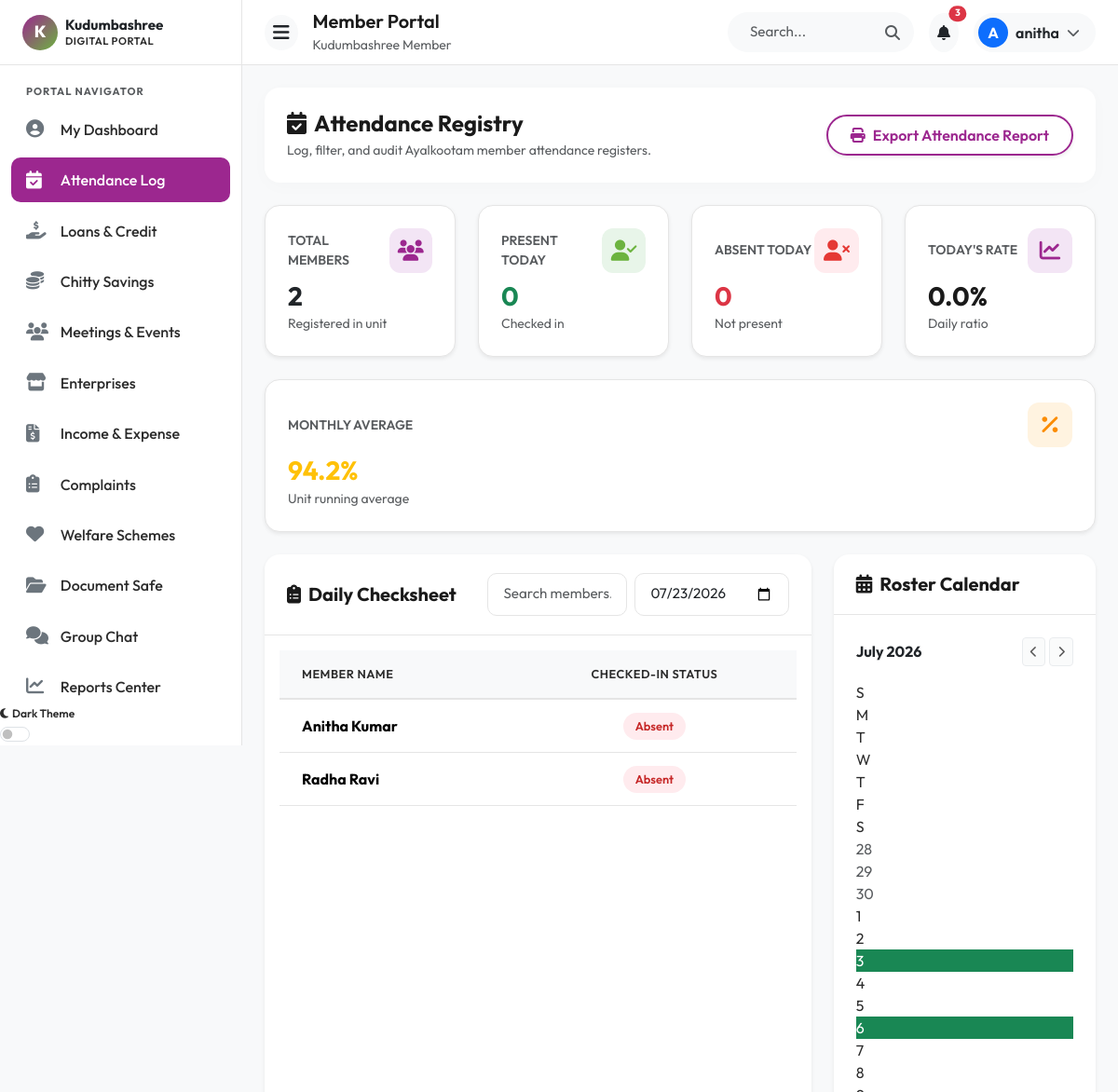
The app's page /attendance/ (signed in, upper part), older data.
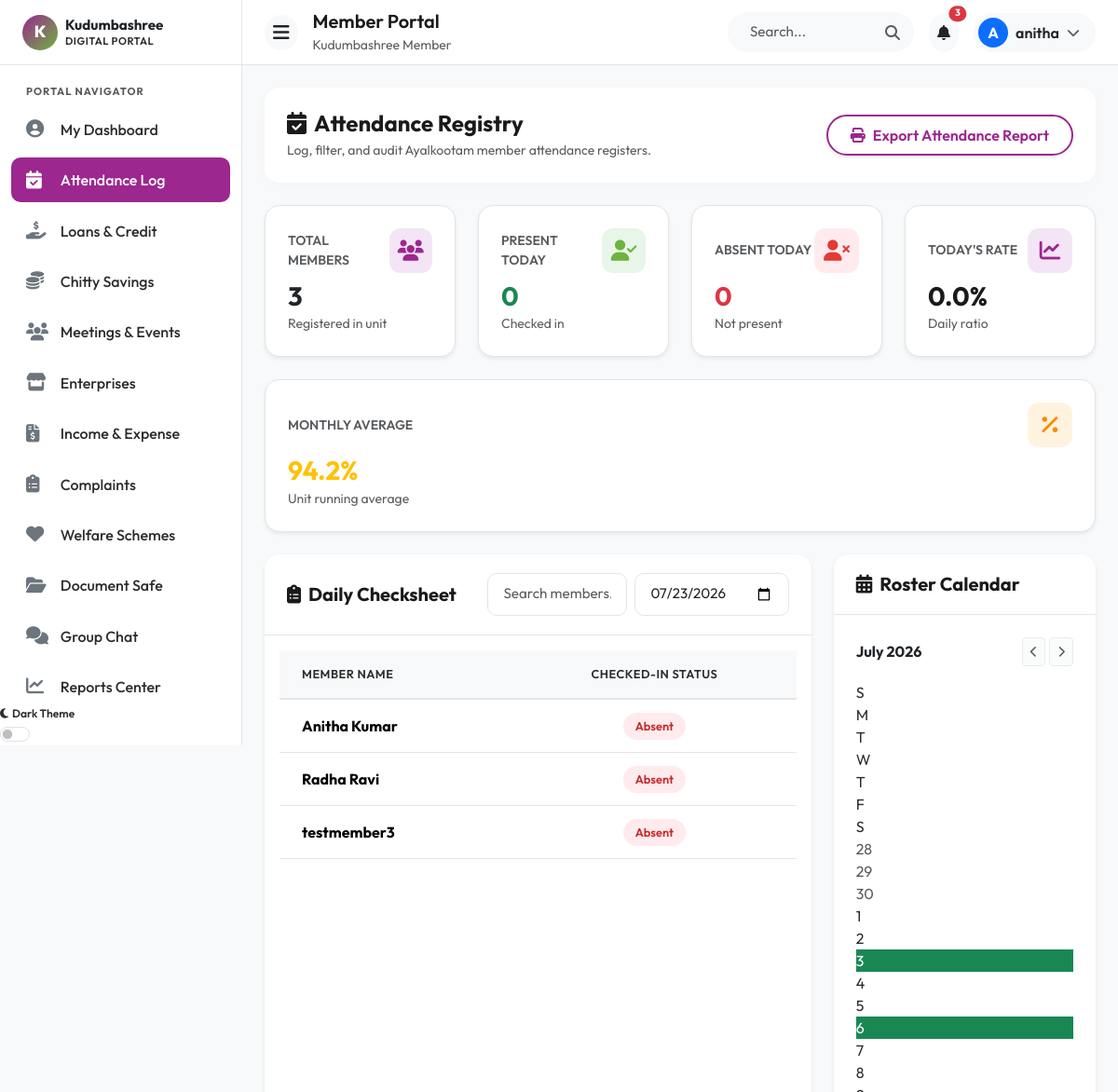
The same page, newer data.
### myapp/models.py (models this page shows, shortened)
class UserProfile(models.Model):
    ROLE_CHOICES = [
        ('admin', 'System Administrator'),
        ('president', 'President'),
        ('secretary', 'Secretary'),
        ('member', 'Kudumbashree Member'),
    ]
    STATUS_CHOICES = [
        ('pending', 'Pending Approval'),
        ('approved', 'Approved & Active'),
        ('rejected', 'Rejected'),
        ('suspended', 'Suspended'),
    ]
    user = models.OneToOneField(User, on_delete=models.CASCADE, related_name='profile')
    role = models.CharField(max_length=20, choices=ROLE_CHOICES, default='member')
    phone = models.CharField(max_length=15, blank=True, null=True)
    group = models.ForeignKey(KudumbashreeGroup, on_delete=models.SET_NULL, null=True, blank=True, related_name='members')
    status = models.CharField(max_length=20, choices=STATUS_CHOICES, default='pending')
    created_at = models.DateTimeField(auto_now_add=True)

### myapp/views.py (the view)
# urls.py: path('attendance/', views.attendance_view, name='attendance'),
@login_required
def attendance_view(request):
    profile = get_object_or_404(UserProfile, user=request.user)
    group = profile.group
    date_str = request.GET.get('date', timezone.now().date().strftime('%Y-%m-%d'))
    selected_date = datetime.datetime.strptime(date_str, '%Y-%m-%d').date()
    search_query = request.GET.get('search', '')
    group_members = UserProfile.objects.filter(group=group, role='member', status='approved').select_related('user')
    if search_query:
        group_members = group_members.filter(user__username__icontains=search_query)
    marked_records = Attendance.objects.filter(member__profile__group=group, date=selected_date)
    marked_dict = {record.member_id: record.status for record in marked_records}
    total_members = group_members.count()
    present_today = marked_records.filter(status='present').count()
    absent_today = marked_records.filter(status='absent').count()
    attendance_pct = (present_today / total_members * 100) if total_members > 0 else 100.0
    start_month = selected_date.replace(day=1)
    monthly_attendance_rate = 94.2 # Mock high-fidelity rate for the unit
    attendance_logs = Attendance.objects.filter(member__profile__group=group).order_by('-date')
    context = {
        'profile': profile,
        'selected_date': selected_date,
        'group_members': group_members,
        'marked_dict': marked_dict,
        'total_members': total_members,
        'present_today': present_today,
        'absent_today': absent_today,
        'attendance_pct': round(attendance_pct, 1),
        'monthly_attendance_rate': monthly_attendance_rate,
        'attendance_logs': attendance_logs[:15],
        'search_query': search_query
    }
    return render(request, 'modules/attendance.html', context)

### myapp/templatetags/custom_filters.py (called while the page is built)
@register.filter(name='get_item')
def get_item(dictionary, key):
    if not dictionary:
        return None
    return dictionary.get(key)

### myapp/templates/modules/attendance.html (shortened to what the changed rows need)
{% extends 'base.html' %}
{% load static %}
{% load custom_filters %}
{% block content %}
<div class="row g-4 mb-4">
    <div class="col-md-2.5 col-sm-6 col-lg">
        <div class="stat-card shadow-sm">
            <div class="d-flex align-items-center justify-content-between mb-2">
                <span class="text-muted small fw-semibold text-uppercase">Total Members</span>
                <div class="stat-icon-wrapper stat-purple"><i class="fas fa-users"></i></div>
            </div>
            <h3 class="fw-bold mb-0 text-dark">{{ total_members }}</h3>
            <small class="text-muted">Registered in unit</small>
        </div>
    </div>
</div>
<div class="row g-4 mb-4">
    <div class="col-lg-8">
        <div class="card-kudumbashree border-0 bg-white shadow-sm h-100">
            <div class="p-3">
                {% if profile.role == 'president' or profile.role == 'secretary' %}
                    <form method="POST" action="{% url 'attendance_mark_manual' %}">
                        {% csrf_token %}
                        <input type="hidden" name="date" value="{{ selected_date|date:'Y-m-d' }}">
                        <div class="table-responsive">
                            <table class="table table-custom table-hover align-middle mb-0" id="attendance-table">
                                <thead>
                                    <tr>
                                        <th class="sortable-header">Member Name</th>
                                        <th class="text-center">Status (Present / Absent)</th>
                                    </tr>
                                </thead>
                                <tbody>
                                    {% for mb in group_members %}
                                        <tr>
                                            <td>
                                                <div class="d-flex align-items-center gap-2">
                                                    <div class="rounded-circle bg-light text-primary d-flex align-items-center justify-content-center fw-bold" style="width: 32px; height: 32px;">
                                                        {{ mb.user.username|slice:":1"|upper }}
                                                    </div>
                                                    <strong>{{ mb.user.get_full_name|default:mb.user.username }}</strong>
                                                </div>
                                            </td>
                                            <td>
                                                <div class="attendance-toggle">
                                                    <span class="text-danger small fw-semibold">Absent</span>
                                                    <label class="attendance-switch">
                                                        <input type="checkbox" name="status_{{ mb.user.id }}" value="present"
                                                               {% if marked_dict|get_item:mb.user.id == 'present' or not marked_dict %}checked{% endif %}>
                                                        <span class="slider-attendance"></span>
                                                    </label>
                                                    <span class="text-success small fw-semibold">Present</span>
                                                </div>
                                            </td>
                                        </tr>
                                    {% empty %}
                                        <tr class="empty-row">
                                            <td colspan="2" class="text-center py-4 text-muted">No approved active members found.</td>
                                        </tr>
                                    {% endfor %}
                                </tbody>
                            </table>
                        </div>
                        <div class="text-end p-3 border-top mt-3">
                            <button type="submit" class="btn btn-kudumbashree-secondary px-4 shadow-sm"><i class="fas fa-save me-1"></i>Commit Daily Attendance</button>
                        </div>
                    </form>
                {% else %}
                    <div class="table-responsive">
                        <table class="table table-custom table-hover align-middle mb-0" id="attendance-table">
                            <thead>
                                <tr>
                                    <th>Member Name</th>
                                    <th class="text-center">Checked-In Status</th>
                                </tr>
                            </thead>
                            <tbody>
                                {% for mb in group_members %}
                                    <tr>
                                        <td><strong>{{ mb.user.get_full_name|default:mb.user.username }}</strong></td>
                                        <td class="text-center">
                                            {% if marked_dict|get_item:mb.user.id == 'present' %}
                                                <span class="badge-kudumbashree badge-success">Present</span>
                                            {% else %}
                                                <span class="badge-kudumbashree badge-danger">Absent</span>
                                            {% endif %}
                                        </td>
                                    </tr>
                                {% empty %}
                                    <tr class="empty-row">
                                        <td colspan="2" class="text-center py-4 text-muted">No records found.</td>
                                    </tr>
                                {% endfor %}
                            </tbody>
                        </table>
                    </div>
                {% endif %}
            </div>
        </div>
    </div>
</div>
{% endblock %}

### myapp/templates/navbar.html (shortened to what this page needs)
{% load static %}
<div class="navbar-custom">
    <div class="d-flex align-items-center gap-3">
        <button id="sidebar-toggle" class="btn btn-light d-none d-lg-flex rounded-circle p-2" aria-label="Toggle Sidebar">
            <i class="fas fa-bars fs-5 text-dark"></i>
        </button>
        <div class="d-none d-sm-block">
            <h5 class="mb-0 fw-semibold text-primary-purple">
                {% if profile.role == 'admin' %}
                    System Admin Panel
                {% elif profile.role == 'president' or profile.role == 'secretary' %}
                    {{ profile.group.name }} Dashboard
                {% else %}
                    Member Portal
                {% endif %}
            </h5>
            <small class="text-muted text-capitalize">{{ profile.get_role_display }}</small>
        </div>
    </div>
    <div class="d-flex align-items-center gap-3">
        <div class="position-relative d-none d-md-block">
            <input type="text" class="form-control rounded-pill bg-light border-0 ps-4 pe-5" placeholder="Search..." style="width: 200px;">
            <i class="fas fa-search position-absolute top-50 translate-middle-y text-muted" style="right: 15px;"></i>
        </div>
        <div class="dropdown">
            <button class="btn btn-light rounded-circle p-2 position-relative" type="button" data-bs-toggle="dropdown" aria-expanded="false" aria-label="Notifications">
                <i class="fas fa-bell text-dark"></i>
                <span class="position-absolute top-0 start-100 translate-middle badge rounded-pill bg-danger" style="font-size: 0.65rem;">
                    3
                </span>
            </button>
        </div>
        <div class="dropdown">
            <button class="btn btn-light d-flex align-items-center gap-2 p-1 pe-3 rounded-pill" type="button" data-bs-toggle="dropdown" aria-expanded="false">
                <div class="rounded-circle bg-primary text-white d-flex align-items-center justify-content-center fw-bold" style="width: 32px; height: 32px;">
                    {{ request.user.username|slice:":1"|upper }}
                </div>
                <span class="d-none d-sm-inline fw-semibold text-dark">{{ request.user.username }}</span>
                <i class="fas fa-chevron-down text-muted small"></i>
            </button>
        </div>
    </div>
</div>

Row changes from the older to the newer data that the page shows:
added UserProfile: user.get_full_name "testmember3", shows "Absent"
Text that changed along with them:
{{ total_members }}: "2" → "3"
